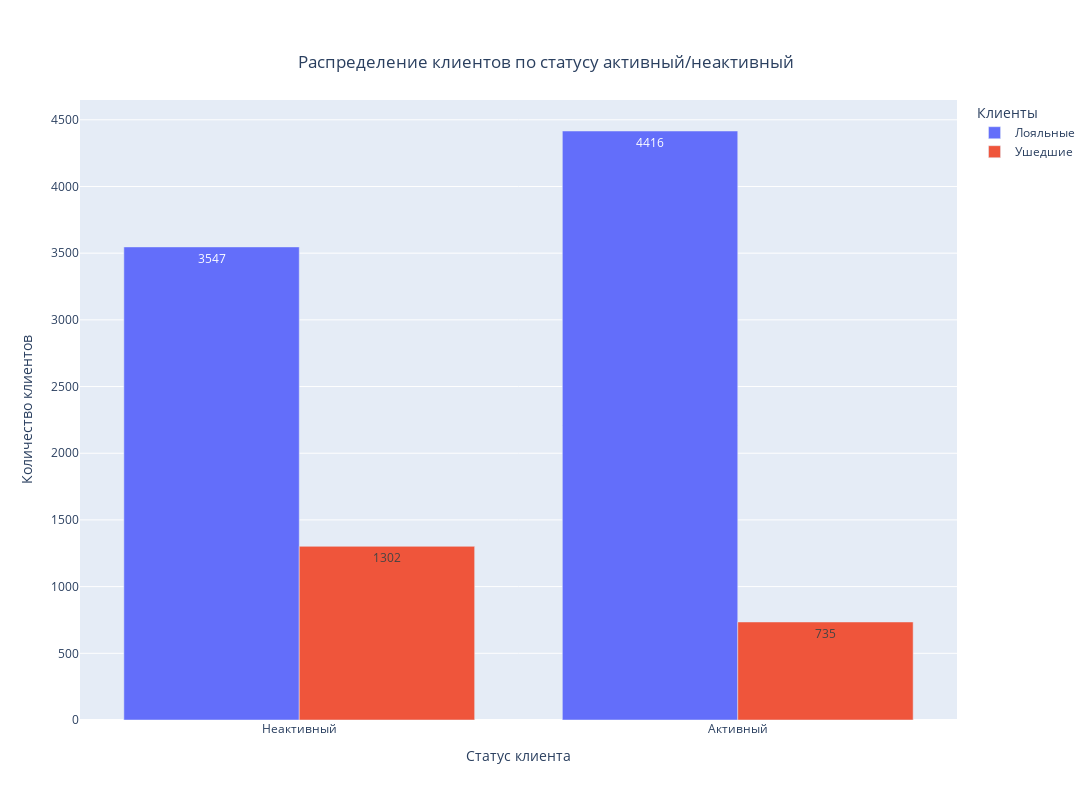

Source (notebook cell):
### Code cell
fig = px.bar(
    data_frame=active_client,
    height=800,
    width=1200,
    title='Распределение клиентов по статусу активный/неактивный',
    barmode='group',
    labels={'value':'Количество клиентов', 'IsActiveMember':'Статус клиента', 'Exited_Str':'Клиенты'},
    text_auto=True,
    color='Exited_Str'
)
fig.update_layout(
    title={
        'y':0.93,
        'x':0.5,
        'xanchor': 'center',
        'yanchor': 'top'
})

fig.show()

### Figure 1 — Plotly figure (JSON) as saved in the notebook; plotly's stock layout.template omitted (floating-point values rounded to 4 significant figures)
{"data": [{"alignmentgroup": "True", "hovertemplate": "Клиенты=Лояльные<br>Статус клиента=%{x}<br>Количество клиентов=%{y}<extra></extra>", "legendgroup": "Лояльные", "marker": {"color": "#636efa", "pattern": {"shape": ""}}, "name": "Лояльные", "offsetgroup": "Лояльные", "orientation": "v", "showlegend": true, "textposition": "auto", "texttemplate": "%{y}", "type": "bar", "x": ["Неактивный", "Активный"], "xaxis": "x", "y": [3547, 4416], "yaxis": "y"}, {"alignmentgroup": "True", "hovertemplate": "Клиенты=Ушедшие<br>Статус клиента=%{x}<br>Количество клиентов=%{y}<extra></extra>", "legendgroup": "Ушедшие", "marker": {"color": "#EF553B", "pattern": {"shape": ""}}, "name": "Ушедшие", "offsetgroup": "Ушедшие", "orientation": "v", "showlegend": true, "textposition": "auto", "texttemplate": "%{y}", "type": "bar", "x": ["Неактивный", "Активный"], "xaxis": "x", "y": [1302, 735], "yaxis": "y"}], "layout": {"barmode": "group", "height": 800, "legend": {"title": {"text": "Клиенты"}, "tracegroupgap": 0}, "title": {"text": "Распределение клиентов по статусу активный/неактивный", "x": 0.5, "xanchor": "center", "y": 0.93, "yanchor": "top"}, "width": 1200, "xaxis": {"anchor": "y", "domain": [0, 1], "title": {"text": "Статус клиента"}}, "yaxis": {"anchor": "x", "domain": [0, 1], "title": {"text": "Количество клиентов"}}}}
